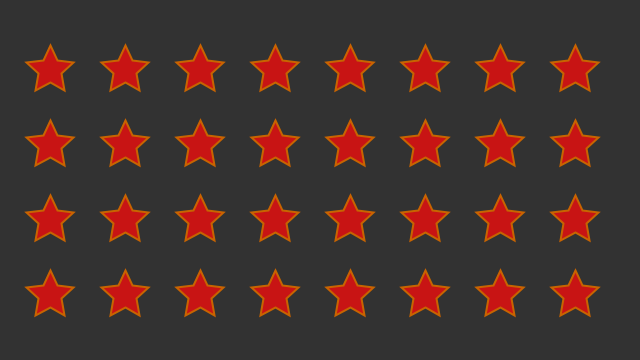
Frame 1 (no input)
Frame 60 (the mouse pressed at the canvas centre just before this capture): identical to frame 1, image omitted
Frame 120 (the mouse held since frame 60 and released just before this capture): identical to frame 1, image omitted

The Processing sketch that drew this single still picture (run headless with seeded random() and noise(); from frame 60 on, the mouse is pressed at the canvas centre):

// Processing sketch: sketch_practice_04_star_loop2
// ── sketch_practice_04_star_loop2.pde
void setup() {
  size(640, 360);
}

void draw() {
  background(50);
  //star(width/2,height/2);
  printStars();
}

void printStars(){
  float posX = 50;
  float posY = 70;
  for(int x = 0; x < 8; x++){
     posY = 70;
    for(int y = 0; y < 4; y++){
     star(posX, posY);
     posY += 75;
    }
    posX += 75;
  }
}


// functions
void star(float x, float y){
  fill(200,20,20);
  stroke(200,100,0);
  strokeWeight(2);

  beginShape();
  vertex(x, y-25);
  vertex(x+7, y-10);
  vertex(x+23.5, y-7.5);
  vertex(x+11.5, y+3.5);
  vertex(x+14.5, y+20);
  vertex(x, y+12.5);
  vertex(x-14.5, y+20);
  vertex(x-11.5, y+3.5);
  vertex(x-23.5, y-7.5);
  vertex(x-7, y-10);
  endShape(CLOSE);
}
